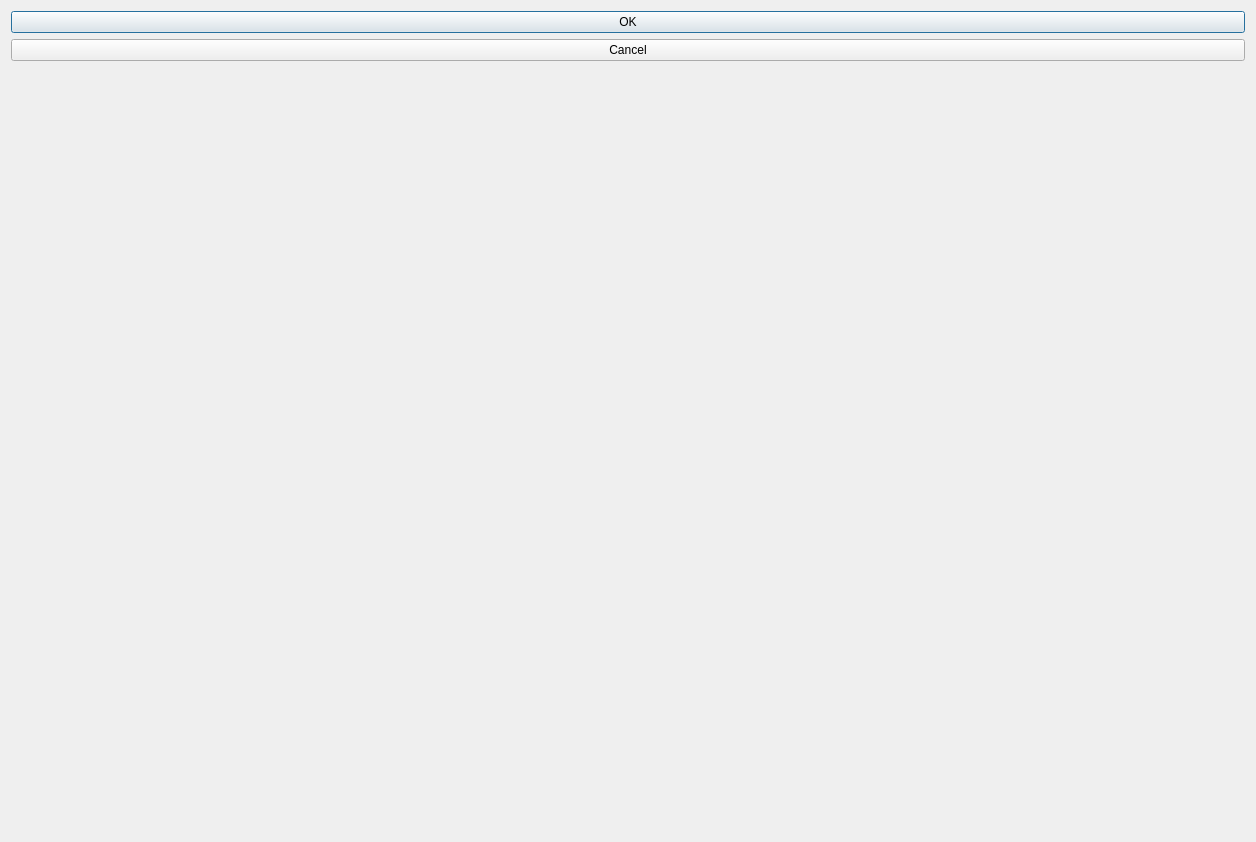
<?xml version="1.0" encoding="UTF-8"?>
<ui version="4.0">
 <class>BrowserDialog</class>
 <widget class="QDialog" name="BrowserDialog">
  <property name="geometry">
   <rect>
    <x>0</x>
    <y>0</y>
    <width>1256</width>
    <height>842</height>
   </rect>
  </property>
  <property name="windowTitle">
   <string>Dialog</string>
  </property>
  <layout class="QGridLayout" name="gridLayout">
   <item row="0" column="0">
    <widget class="QSplitter" name="hSplitter">
     <property name="orientation">
      <enum>Qt::Horizontal</enum>
     </property>
     <widget class="QSplitter" name="vSplitter">
      <property name="orientation">
       <enum>Qt::Vertical</enum>
      </property>
      <widget class="QDialogButtonBox" name="buttonBox">
       <property name="sizePolicy">
        <sizepolicy hsizetype="Preferred" vsizetype="Preferred">
         <horstretch>0</horstretch>
         <verstretch>0</verstretch>
        </sizepolicy>
       </property>
       <property name="orientation">
        <enum>Qt::Vertical</enum>
       </property>
       <property name="standardButtons">
        <set>QDialogButtonBox::Cancel|QDialogButtonBox::Ok</set>
       </property>
      </widget>
     </widget>
    </widget>
   </item>
  </layout>
 </widget>
 <resources/>
 <connections>
  <connection>
   <sender>buttonBox</sender>
   <signal>accepted()</signal>
   <receiver>BrowserDialog</receiver>
   <slot>accept()</slot>
   <hints>
    <hint type="sourcelabel">
     <x>248</x>
     <y>254</y>
    </hint>
    <hint type="destinationlabel">
     <x>157</x>
     <y>274</y>
    </hint>
   </hints>
  </connection>
  <connection>
   <sender>buttonBox</sender>
   <signal>rejected()</signal>
   <receiver>BrowserDialog</receiver>
   <slot>reject()</slot>
   <hints>
    <hint type="sourcelabel">
     <x>316</x>
     <y>260</y>
    </hint>
    <hint type="destinationlabel">
     <x>286</x>
     <y>274</y>
    </hint>
   </hints>
  </connection>
 </connections>
</ui>
